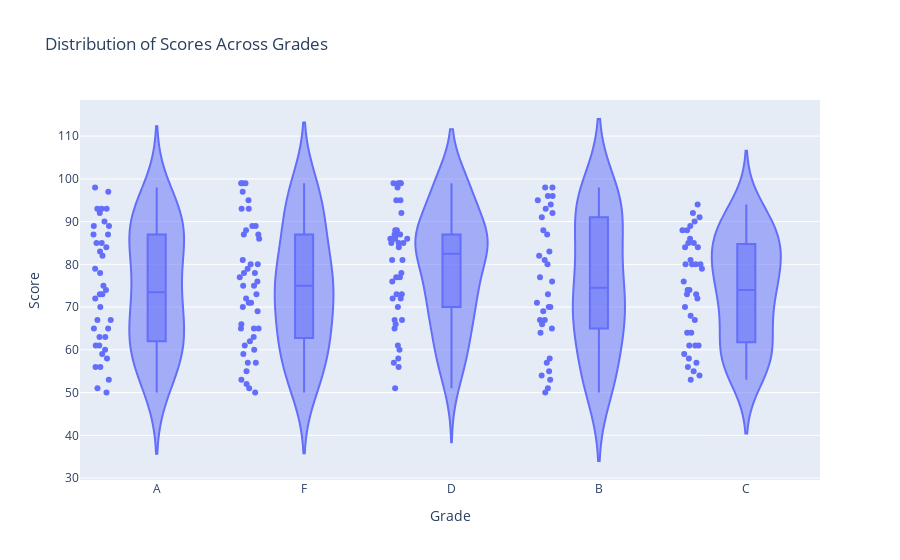

Notebook code cell kept with this figure:
### Markdown cell above
2. Using the Student Grades, create a violin plot to display the distribution of scores across different grade
categories.
np.random.seed(15)
data = {
    'Grade': np.random.choice(['A', 'B', 'C', 'D', 'F'], 200),
    'Score': np.random.randint(50, 100, 200)
}
df = pd.DataFrame(data
 Using the sales data, generate a heatmap to visualize the variation in sales across
different months and days.

np.random.seed(20)
data = {
    'Month': np.random.choice(['Jan', 'Feb', 'Mar', 'Apr', 'May'], 100),
    'Day': np.random.choice(range(1, 31), 100),
    'Sales': np.random.randint(1000, 5000, 100)
}
df = pd.DataFrame(data)

### Code cell
# Seed and data generation
np.random.seed(15)
data = {
    'Grade': np.random.choice(['A', 'B', 'C', 'D', 'F'], 200),
    'Score': np.random.randint(50, 100, 200)
}
df = pd.DataFrame(data)

# Create the violin plot
fig = px.violin(df, y="Score", x="Grade", box=True, points="all", title="Distribution of Scores Across Grades")
fig.show()

### Figure 1 — Plotly figure (JSON) as saved in the notebook; plotly's stock layout.template omitted (floating-point values rounded to 4 significant figures; data arrays with more than 128 entries replaced by an {"elided": "..."} marker saying what was removed)
{"data": [{"alignmentgroup": "True", "box": {"visible": true}, "hovertemplate": "Grade=%{x}<br>Score=%{y}<extra></extra>", "legendgroup": "", "marker": {"color": "#636efa"}, "name": "", "offsetgroup": "", "orientation": "v", "points": "all", "scalegroup": "True", "showlegend": false, "type": "violin", "x": {"elided": "200 str values"}, "x0": " ", "xaxis": "x", "y": {"elided": "200 int values"}, "y0": " ", "yaxis": "y"}], "layout": {"legend": {"tracegroupgap": 0}, "title": {"text": "Distribution of Scores Across Grades"}, "violinmode": "group", "xaxis": {"anchor": "y", "domain": [0, 1], "title": {"text": "Grade"}}, "yaxis": {"anchor": "x", "domain": [0, 1], "title": {"text": "Score"}}}}
